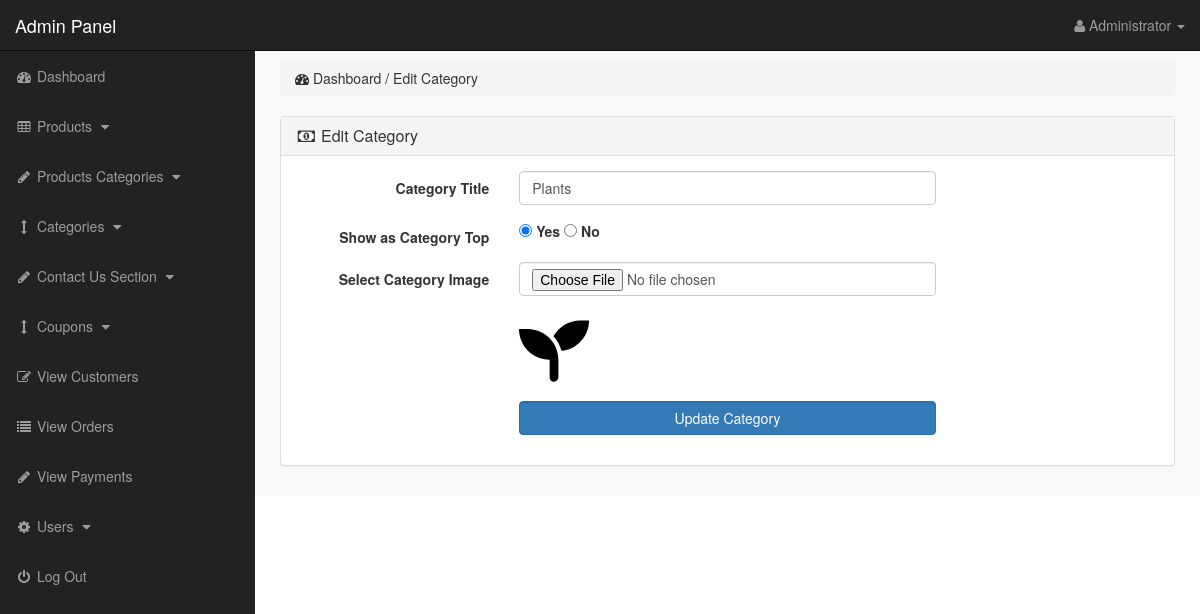
Screenshot of /admin_interface/index.php?edit_cat=2 (signed in) with the database file from the repository.
### tables this page shows
CREATE TABLE `categories` (
  `cat_id` int(10) NOT NULL,
  `cat_title` text NOT NULL,
  `cat_top` text NOT NULL,
  `cat_image` text NOT NULL
);

### admin_interface/edit_cat.php (the view, shortened to what this page needs)
<?php
if(!isset($_SESSION['admin_email'])){
echo "<script>window.open('login.php','_self')</script>";
}
else {
?>
<?php
if(isset($_GET['edit_cat'])){
$edit_id = $_GET['edit_cat'];
$edit_cat = "select * from categories where cat_id='$edit_id'";
$run_edit = mysqli_query($con,$edit_cat);
$row_edit = mysqli_fetch_array($run_edit);
$c_title = $row_edit['cat_title'];
$c_top = $row_edit['cat_top'];
$c_image = $row_edit['cat_image'];
}
?>
<div class="row">
<div class="col-lg-12">
<ol class="breadcrumb">
<li>
<i class="fa fa-dashboard"></i> Dashboard / Edit Category
</li>
</ol>
</div>
</div>
<div class="row">
<div class="col-lg-12">
<div class="panel panel-default">
<div class="panel-heading">
<h3 class="panel-title">
<i class="fa fa-money fa-fw"></i> Edit Category
</h3>
</div>
<div class="panel-body">
<form class="form-horizontal" action="" method="post" enctype="multipart/form-data">
<div class="form-group">
<label class="col-md-3 control-label">Category Title</label>
<div class="col-md-6">
<input type="text" name="cat_title" class="form-control" value="<?php echo $c_title; ?>">
</div>
</div>
<div class="form-group">
<label class="col-md-3 control-label">Show as Category Top</label>
<div class="col-md-6">
<input type="radio" name="cat_top" value="yes"
<?php if($c_top == 'no'){}else{ echo "checked='checked'"; } ?>>
<label>Yes</label>
<input type="radio" name="cat_top" value="no"
<?php if($c_top == 'no'){ echo "checked='checked'"; }else{} ?>>
<label>No</label>
</div>
</div>
<div class="form-group">
<label class="col-md-3 control-label">Select Category Image</label>
<div class="col-md-6">
<input type="file" name="cat_image" class="form-control">
<br>
<img src="other_images/<?php echo $c_image; ?>" width="70" height="70" >
</div>
</div>
<div class="form-group">
<label class="col-md-3 control-label"></label>
<div class="col-md-6">
<input type="submit" name="update" value="Update Category" class="btn btn-primary form-control">
</div>
</div>
</form>
</div>
</div>
</div>
</div>
<?php } ?>

### admin_interface/includes/sidebar.php (shortened to what this page needs)
<?php
if(!isset($_SESSION['admin_email'])){
echo "<script>window.open('login.php','_self')</script>";
}
else {
?>
<nav class="navbar navbar-inverse navbar-fixed-top" >
<div class="navbar-header" >
<a class="navbar-brand" href="index.php?dashboard" >Admin Panel</a>
</div>
<ul class="nav navbar-right top-nav" >
<li class="dropdown" >
<a href="#" class="dropdown-toggle" data-toggle="dropdown" >
<i class="fa fa-user" ></i>
<?php echo $admin_name; ?> <b class="caret" ></b>
</a>
</li>
</ul>
<div class="collapse navbar-collapse navbar-ex1-collapse">
<ul class="nav navbar-nav side-nav">
<li>
<a href="index.php?dashboard">
<i class="fa fa-fw fa-dashboard"></i> Dashboard
</a>
</li>
<li>
<a href="#" data-toggle="collapse" data-target="#products">
<i class="fa fa-fw fa-table"></i> Products
<i class="fa fa-fw fa-caret-down"></i>
</a>
</li>
<li>
<a href="#" data-toggle="collapse" data-target="#p_cat">
<i class="fa fa-fw fa-pencil"></i> Products Categories
<i class="fa fa-fw fa-caret-down"></i>
</a>
</li>
<li>
<a href="#" data-toggle="collapse" data-target="#cat">
<i class="fa fa-fw fa-arrows-v"></i> Categories
<i class="fa fa-fw fa-caret-down"></i>
</a>
</li>
<li>
<a href="#" data-toggle="collapse" data-target="#contact_us">
<i class="fa fa-fw fa-pencil"> </i> Contact Us Section
<i class="fa fa-fw fa-caret-down"></i>
</a>
</li>
<li>
<a href="#" data-toggle="collapse" data-target="#coupons">
<i class="fa fa-fw fa-arrows-v"></i> Coupons
<i class="fa fa-fw fa-caret-down"></i>
</a>
</li>
<li>
<a href="index.php?view_customers">
<i class="fa fa-fw fa-edit"></i> View Customers
</a>
</li>
<li>
<a href="index.php?view_orders">
<i class="fa fa-fw fa-list"></i> View Orders
</a>
</li>
<li>
<a href="index.php?view_payments">
<i class="fa fa-fw fa-pencil"></i> View Payments
</a>
</li>
<li>
<a href="#" data-toggle="collapse" data-target="#users">
<i class="fa fa-fw fa-gear"></i> Users
<i class="fa fa-fw fa-caret-down"></i>
</a>
</li>
<li>
<a href="logout.php">
<i class="fa fa-fw fa-power-off"></i> Log Out
</a>
</li>
</ul>
</div>
</nav>
<?php } ?>

### admin_interface/css/style.css (style rules this page uses)
body { margin-top:100px; }
@media (min-width: 768px) { body { margin-top:50px; } }
.top-nav { padding:0 15px; }
.top-nav>li { display:inline-block; float:left; }
.top-nav>li>a { padding-top:15px; padding-bottom:15px; line-height:20px; color:#999; }
@media (min-width: 768px) { .side-nav { position:fixed; top:51px; width:255px; border-radius:0; overflow-y:auto; background-color: #222; bottom:0; overflow-x:hidden; padding-bottom:40px; } }
@media (min-width: 768px) { .side-nav>li>a { width:255px; } }
.panel-body { border-radius:5px; }

### rows the page displays
categories: cat_title "Plants", cat_top "☑", cat_image (picture)

### other values shown
$admin_name "Administrator"
